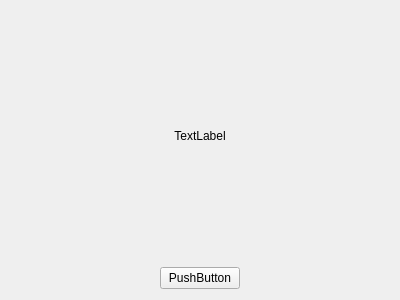
<?xml version="1.0" encoding="UTF-8"?>
<ui version="4.0">
 <class>LoginExpiredDateWidget</class>
 <widget class="QWidget" name="LoginExpiredDateWidget">
  <property name="geometry">
   <rect>
    <x>0</x>
    <y>0</y>
    <width>400</width>
    <height>300</height>
   </rect>
  </property>
  <property name="windowTitle">
   <string>Form</string>
  </property>
  <layout class="QVBoxLayout" name="verticalLayout_2">
   <item>
    <layout class="QGridLayout" name="gridLayout">
     <item row="1" column="3">
      <layout class="QHBoxLayout" name="horizontalLayout"/>
     </item>
     <item row="1" column="1">
      <widget class="QPushButton" name="pushButton">
       <property name="text">
        <string>PushButton</string>
       </property>
      </widget>
     </item>
     <item row="1" column="0">
      <spacer name="horizontalSpacer">
       <property name="orientation">
        <enum>Qt::Horizontal</enum>
       </property>
       <property name="sizeHint" stdset="0">
        <size>
         <width>40</width>
         <height>20</height>
        </size>
       </property>
      </spacer>
     </item>
     <item row="1" column="2">
      <spacer name="horizontalSpacer_2">
       <property name="orientation">
        <enum>Qt::Horizontal</enum>
       </property>
       <property name="sizeHint" stdset="0">
        <size>
         <width>40</width>
         <height>20</height>
        </size>
       </property>
      </spacer>
     </item>
     <item row="0" column="0" colspan="3">
      <widget class="QLabel" name="label">
       <property name="text">
        <string>TextLabel</string>
       </property>
       <property name="alignment">
        <set>Qt::AlignCenter</set>
       </property>
      </widget>
     </item>
    </layout>
   </item>
  </layout>
 </widget>
 <resources/>
 <connections/>
</ui>
